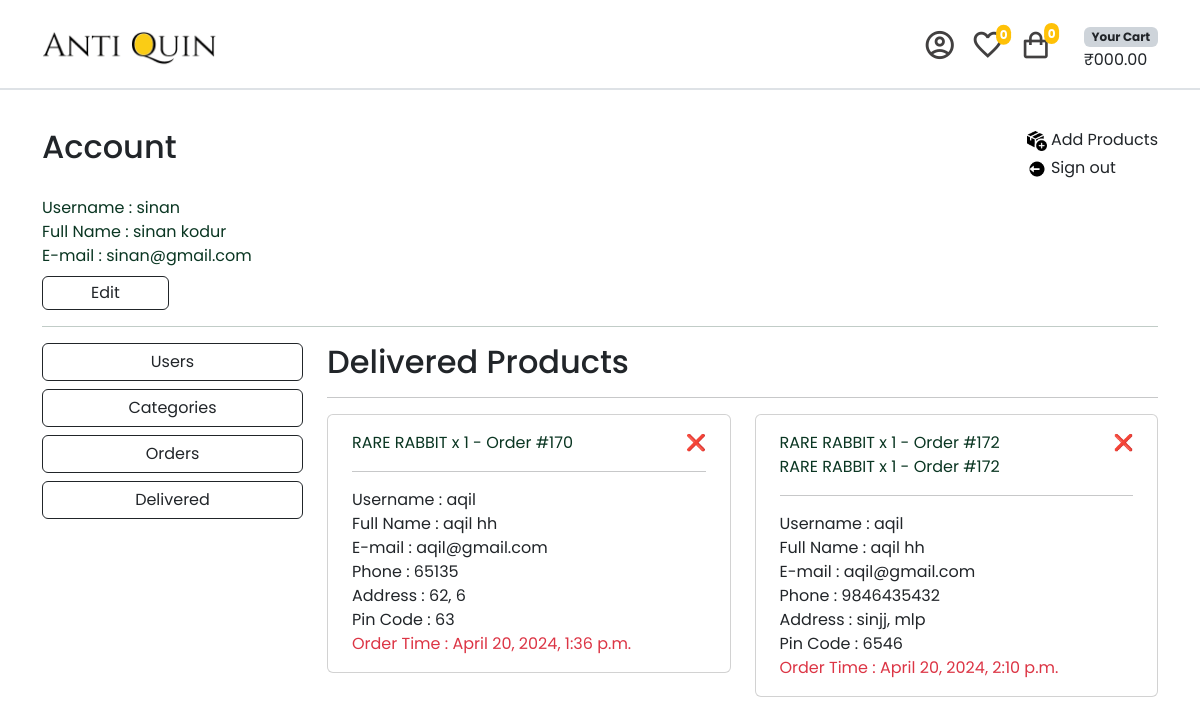
The app's page /account/delivered/ (signed in), older data.
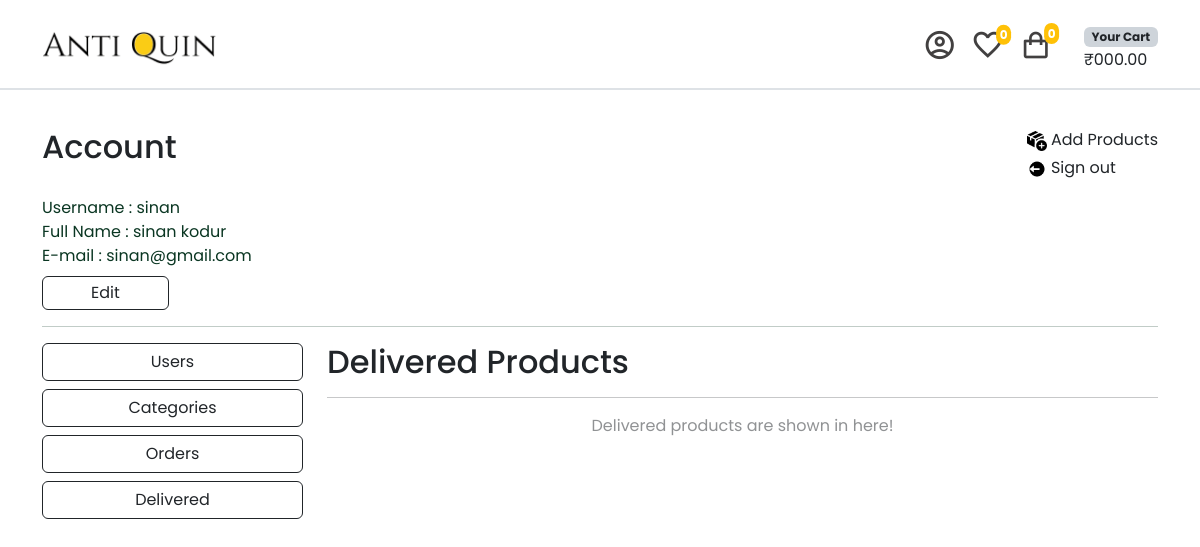
The same page, newer data.
### order/models.py (models this page shows, shortened)
class OrderItem(models.Model):
    order = models.ForeignKey(Order, on_delete=models.CASCADE)
    product = models.ForeignKey(Product, on_delete=models.CASCADE)
    quantity = models.PositiveIntegerField()
    price = models.DecimalField(max_digits=10, decimal_places=2)
    subtotal = models.DecimalField(max_digits=10, decimal_places=2, blank=True, null=True)
    def __str__(self):
        return f"{self.product.name} x {self.quantity} - Order #{self.order.id}"

class Order(models.Model):
    ORDERED = 'ordered'
    DISPATCHED = 'dispatched'
    DELIVERED = 'delivered'
    STATUS_CHOICES = (
        (ORDERED, 'Ordered'),
        (DISPATCHED, 'Dispatched'),
        (DELIVERED, 'Delivered')
    )
    user = models.ForeignKey(User, on_delete=models.CASCADE)
    first_name = models.CharField(max_length=100)
    last_name = models.CharField(max_length=100)
    email = models.EmailField(blank=True, null=True)
    address = models.TextField()
    pincode = models.IntegerField()
    place = models.CharField(max_length=100)
    phone = models.IntegerField()
    created_at = models.DateTimeField(auto_now_add=True)
    is_cancelled = models.BooleanField(default=False)
    is_delivered = models.BooleanField(default=False)
    paid = models.BooleanField(default=False)
    paid_amount = models.IntegerField(blank=True, null=True)
    status = models.CharField(max_length=20, choices=STATUS_CHOICES, default=ORDERED)

### item/models.py (models this page shows, shortened)
class Product(models.Model):
    category = models.ForeignKey(
        Category, related_name="items", on_delete=models.CASCADE
    )
    name = models.CharField(max_length=255)
    description = models.CharField(max_length=255, null=True, blank=True)
    price = models.DecimalField(max_digits=10, decimal_places=2)
    image = models.ImageField(null=True, blank=True, upload_to="images/")
    is_sold = models.BooleanField(default=False)
    quantity = models.PositiveIntegerField(default=1)
    created_by = models.ForeignKey(User, related_name="items", on_delete=models.CASCADE)
    created_at = models.DateTimeField(auto_now_add=True)
    class Meta:
        verbose_name_plural = "Products"
        ordering = ("created_at",)

### account/views.py (the view)
# urls.py: path('delivered/',views.delivered, name='delivered'), #delivered items to show for admin
@login_required
def delivered(request):
    orders = Order.objects.filter(is_delivered=True)
    context = get_common_context(request.user)
    context.update({'orders': orders})
    return render(request, 'account/delivered.html', context)

### account/views.py (called while the page is built)
def get_common_context(user):
    categories = Category.objects.all()
    products = Product.objects.all()
    user_cart, created = Cart.objects.get_or_create(user=user)
    cart_items = CartItem.objects.filter(cart=user_cart)
    product_count = cart_items.count()
    total = sum(item.product.price * item.quantity for item in cart_items)
    favourites = Favourite.objects.filter(user=user)
    fav_count = favourites.count()
    return {
        'categories': categories,
        'products': products,
        'total': total,
        'product_count': product_count,
        'fav_count': fav_count,
    }

### account/templates/account/delivered.html (shortened to what this page needs)
{% extends "account/profile.html" %}
{% block admin %}
{% if user.is_staff %}
<div class="col-lg-9 col-md-8 col-12">
    <h2>Delivered Products</h2>
    <hr>
    <div class="row">
        {% if orders %}
        {% for order in orders %}
            <div class="col-lg-6 col-12">
                <div class="card p-4 pt-3 pb-3 mb-3">
                    <div class="row">
                        <div class="text-success-emphasis col-11">
                            {% for item in order.orderitem_set.all %}
                                {{ item }}
                                <br>
                            {% endfor %}
                        </div>
                        <div class="col-1 m-0 p-0">
                            <a class="text-decoration-none" type="button" href="{% url "order:delete_order" order.id %}" onclick="return confirmCancel()">❌</a>
                        </div>
                    </div>
                    <hr>
                    Username : {{ order.user.username }} <br>
                    Full Name : {{ order.first_name }} {{ order.last_name }} <br>
                    E-mail : {{ order.user.email }} <br>
                    Phone : {{ order.phone }} <br>
                    Address : {{ order.address }}, {{ order.place }} <br>
                    Pin Code : {{ order.pincode }} <br>
                    <span class="text-danger">Order Time : {{ order.created_at }}</span>
                </div>
            </div>
        {% endfor %}
        {% else %}
        <p class="text-center text-body-tertiary">
            Delivered products are shown in here!
        </p>
        {% endif %}
    </div>
</div>
{% endif %}
{% endblock admin %}

### account/templates/account/profile.html (shortened to what this page needs)
{% extends "core/base.html" %}
{% load static %}
{% block content %}
{% if user.is_staff %}
  <div class="container">
    <div class="d-flex mt-4">
      <h2>Account</h2>
      <ul class="ms-auto" style="list-style: none;">
        <li class="mb-1">
          <a href= '{% url "item:new" %}' class="text-decoration-none text-dark ">
            <img src="{% static "img/new.png" %}" width="20rem">
            <span class="fs-6">Add Products</span>
          </a>
        </li>
        <li>
          <a href="{% url "sign-out" %}" class="text-decoration-none text-dark">
            <img src="{% static "img/log-out.png" %}" width="20rem">
            <span class="fs-6">Sign out</span>
          </a>
        </li>
      </ul>
    </div>
    <div class="text-success-emphasis">
      <span>Username : </span>{{ request.user.username }} <br>
      {% if request.user.get_full_name %}
        <span>Full Name : </span>{{ request.user.get_full_name }} <br>
      {% endif %}
      <span >E-mail : </span>{{ request.user.email }} <br>
      <button onclick="location.href= '{% url "account:edit_account" %}' " class="btn btn-outline-dark ps-5 p-1 pe-5 mt-2">Edit</button>
      <hr>
    </div>
    <div class="row">
      <div class="col-lg-3 col-md-4 col-12 mb-3">
        <div class="d-grid gap-2">
          <button class="btn btn-outline-dark ps-5 pe-5" onclick="location.href= '{% url "account:users_page" %}' ">Users</button>
          <button class="btn btn-outline-dark ps-5 pe-5" onclick="location.href= '{% url "item:category" %}' ">Categories</button>
          <button class="btn btn-outline-dark ps-5 pe-5" onclick="location.href= '{% url "account:orders_page" %}' ">Orders</button>
          <button class="btn btn-outline-dark ps-5 pe-5" onclick="location.href= '{% url "account:delivered" %}' ">Delivered</button>
        </div>
      </div>
      {% block admin %}{% endblock admin %}
{% endif %}
{% endblock content %}

### core/templates/core/base.html (shortened to what this page needs)
{% load static %}
<!DOCTYPE html>
<html lang="en">
  <head>
    <link
      href="https://cdn.jsdelivr.net/npm/bootstrap@5.3.2/dist/css/bootstrap.min.css"
      rel="stylesheet"
    />
    <link
      href="https://unpkg.com/boxicons@2.1.4/css/boxicons.min.css"
      rel="stylesheet"
    />
    <link
      rel="stylesheet"
      href="https://cdnjs.cloudflare.com/ajax/libs/font-awesome/6.5.1/css/all.min.css"
    />
    <link rel="stylesheet" href="{% static "css\style.css" %}">
  </head>
  <body>
    <nav class="navbar fixed-top bg-white pt-0 pb-0 border-bottom border-2">
      <div class="container pt-2">
        <a href="{% url "home" %}">
          <img src="{% static "img\logo.png" %}" alt="logo" class="logo" />
        </a>
        <div class="main-user-cart-div ms-auto">
          <div class="user-panel-div pt-3">
            <ul class="user-panel">
              <li class="pe-3">
                {% if user.is_authenticated %}
                <a href="{% url "account:account" %}"
                  ><span class="material-symbols-outlined">
                  </span></a
                >
                {% else %}
                <a href="{% url "sign-in" %}?next={% url "account:account" %}"
                  ><span class="material-symbols-outlined">
                    account_circle
                  </span></a
                >
                {% endif %}
              </li>
              <li class="pe-3">
                <a
                  href="
                    {% if user.is_authenticated %}{% url 'favourites:favourites' %}
                    {% else %}
                    {% url 'sign-in' %}?next={% url 'favourites:favourites' %}{% endif %}"
                  class="position-relative"
                ><span class="material-symbols-outlined"> favorite </span>
                  <span
                    class="position-absolute bottom-50 ps-1 pe-1 translate-middle badge rounded-pill bg-warning"
                  >
                  {% if fav_count and request.user.username %}
                  {{ fav_count }}
                  {% else %}
                  0
                  {% endif %}
                  </span>
                </a>
              </li>
              <li>
                <a
                  href="{% if user.is_authenticated %}{% url 'cart:view_cart' %}
                  {% else %}{% url 'sign-in' %}?next={% url 'cart:view_cart' %}
                  {% endif %}"
                  class="position-relative"
                >
                  <span class="shopping-bag">
                    <i class='bx bx-shopping-bag'></i>
                  </span>
                  <span
                    class="position-absolute bottom-50 ps-1 pe-1 pb-1 translate-middle badge rounded-pill bg-warning">
                    {% if product_count and request.user.username %}
                    {{ product_count }}
                    {% else %}
                    0
                    {% endif %}
                  </span>
                </a>
              </li>
            </ul>
          </div>
          <div class="div-cart pt-3">
            <ul>
              <li>
                <span class="badge text-dark bg-dark-subtle text-wrap">
                  Your Cart
                </span>
              </li>
              <li>
                {% if total and request.user.username %}
                  <span>₹{{ total }}</span>
                {% else %}
                  <span>₹000.00</span>
                {% endif %}
              </li>
            </ul>
          </div>
        </div>
      </div>
    </nav>
    <div style="margin-top: 8rem;">
      {% block content %}{% endblock content %}
    </div>
  </body>
</html>

### static/css/style.css (style rules this page uses)
body { font-family: "Poppins", sans-serif; }
.logo { height: 2.5rem; }
.material-symbols-outlined { padding-top: 0.3rem; font-size: 2rem; color: rgb(66, 64, 64); font-variation-settings: "FILL" 0, "wght" 450, "GRAD" 1500, "opsz" 40; }
.shopping-bag { padding-top: 0.3rem; font-size: 2rem; color: rgb(66, 64, 64); }
.user-panel { list-style-type: none; display: flex; justify-content: space-around; }
.div-cart ul { list-style-type: none; }
.main-user-cart-div { display: flex; }

Row changes from the older to the newer data that the page shows:
removed Order: user.username "aqil", first_name "aqil", last_name "hh", user.email "aqil@gmail.com", phone "65135", address "62", place "6", pincode "63", created_at "April 20, 2024, 1:36 p.m."
removed OrderItem: product+quantity+order "RARE RABBIT x 1 - Order #170", shown under "aqil"
removed Order: user.username "aqil", first_name "aqil", last_name "hh", user.email "aqil@gmail.com", phone "9846435432", address "sinjj", place "mlp", pincode "6546", created_at "April 20, 2024, 2:10 p.m."
removed OrderItem: product+quantity+order "RARE RABBIT x 1 - Order #172", shown under "aqil"
removed OrderItem: product+quantity+order "RARE RABBIT x 1 - Order #172", shown under "aqil"
Text that changed along with them:
text now shown: "Delivered products are shown in here!"
